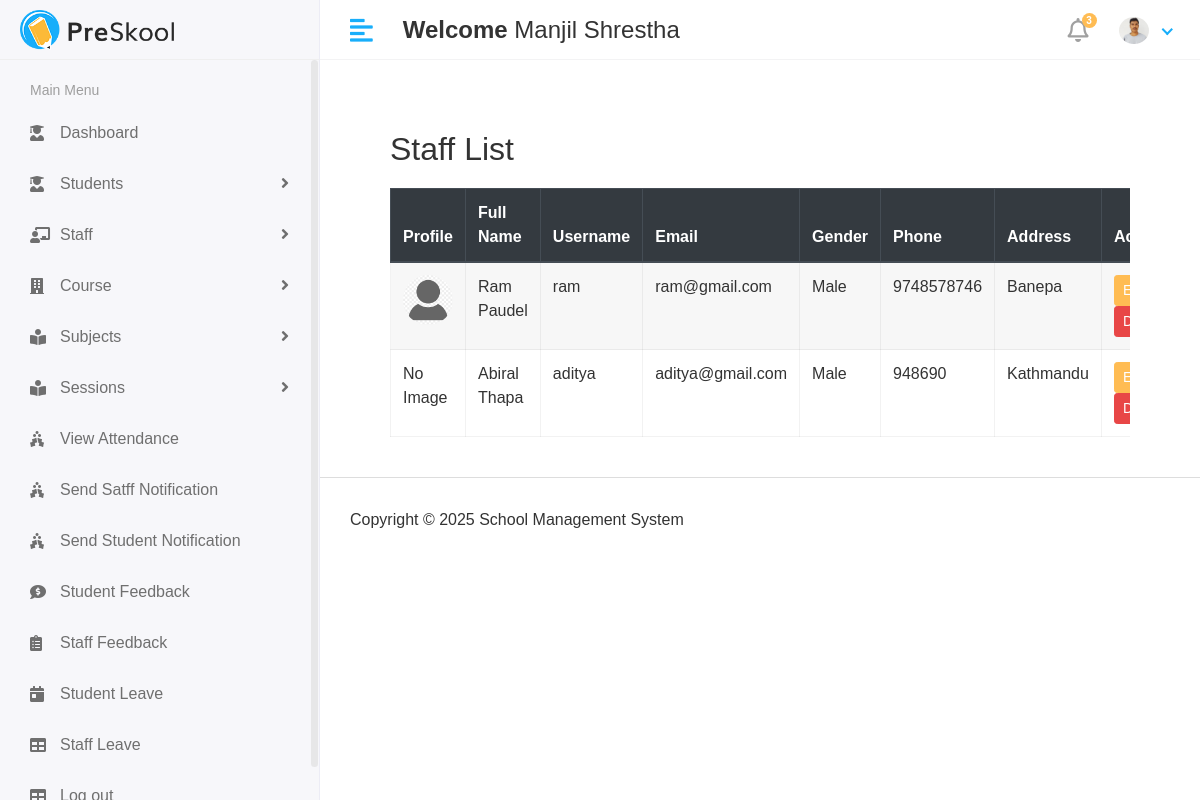
Page /Hod/Staff/view (signed in) on the committed database.
### app/models.py (models this page shows, shortened)
class CustomUser(AbstractUser):
   USER= (
      (1,'hod'),
      (2,'staff'),
      (3,'student'),
    )
   user_type=models.CharField(choices=USER,max_length=50,default=1)
   profile_pic = models.ImageField(upload_to='media/profile_pics')

class staff(models.Model):
    admin = models.OneToOneField(CustomUser, on_delete=models.DO_NOTHING)
    address = models.TextField()
    gender = models.CharField(max_length=10)
    phone_number = models.TextField()
    created_at = models.DateField(auto_now_add=True)
    updated_at = models.DateField(auto_now=True)

### school_management_system/Hod_Views.py (the view)
# urls.py: path('Hod/Staff/view',Hod_Views.view_staff,name='view_staff'),
@login_required(login_url='/')
def view_staff(request):
    staff_members = staff.objects.all()
    context = {
        'staff_members': staff_members,
    }
    return render(request, 'Hod/view_staff.html',context)

### templates/Hod/view_staff.html (shortened to what this page needs)
{% extends 'base.html'%}
{% block content %}
<div class="container" style="padding: 40px; font-family: Arial, sans-serif;">
    <h2 style="color: #333; margin-bottom: 20px;">Staff List</h2>
    <div class="table-responsive">
        <table id="studentTable" class="table table-striped table-bordered" style="width: 100%; background: #fff;">
            <thead class="thead-dark">
                <tr>
                    <th>Profile</th>
                    <th>Full Name</th>
                    <th>Username</th>
                    <th>Email</th>
                    <th>Gender</th>
                    <th>Phone</th>
                    <th>Address</th>
                    <th>Actions</th>
                </tr>
            </thead>
            <tbody>
                {% for i in staff_members %}
                <tr>
                    <td>
                        {% if i.admin.profile_pic %}
                            <img src="{{ i.admin.profile_pic.url }}" width="50" height="50" class="rounded-circle">
                        {% else %}
                            No Image
                        {% endif %}
                    </td>
                    <td>{{ i.admin.first_name }} {{ i.admin.last_name }}</td>
                    <td>{{ i.admin.username }}</td>
                    <td>{{ i.admin.email }}</td>
                    <td>{{ i.gender }}</td>
                    <td>{{ i.phone_number }}</td>
                    <td>{{ i.address }}</td>
                    <td>
                        <a href="{%url 'edit_staff' i.id%}" class="btn btn-primary btn-sm">Edit</a>
                        <a href="{% url 'delete_staff' i.admin.id%}" class="btn btn-danger btn-sm" onclick="return confirm('Are you sure you want to delete this staff?');">Delete</a>
                    </td>
                </tr>
                {% endfor %}
            </tbody>
        </table>
    </div>
</div>
{% endblock %}

### templates/includes/header.html (shortened to what this page needs)
{% load static %}
<div class="header">
            <div class="header-left">
               <a href="" class="logo">
               <img src="{% static 'assets/img/logo.png'%}" alt="Logo">
               </a>
            </div>
            <a href="javascript:void(0);" id="toggle_btn">
            <i class="fas fa-align-left"></i>
            </a>
            <div class="top-nav-search mt-3" >
               <h4><strong>Welcome</strong>&nbsp;<span>{{user.first_name}} {{user.last_name}}</span></h4>
            </div>
            <ul class="nav user-menu">
               <li class="nav-item dropdown noti-dropdown">
                  <a href="#" class="dropdown-toggle nav-link" data-toggle="dropdown">
                  <i class="far fa-bell"></i> <span class="badge badge-pill">3</span>
                  </a>
               </li>
               <li class="nav-item dropdown has-arrow">
                  <a href="#" class="dropdown-toggle nav-link" data-toggle="dropdown">
                    <span class="user-img">
                     {% if user.profile_pic and user.profile_pic.url %}
                        <span class="user-img">
                           <img class="rounded-circle" src="{{ user.profile_pic.url }}" width="30" alt="Profile">
                        </span>
                     {% else %}
                        <span class="user-img">
                           <img class="rounded-circle" src="{% static 'assets/img/noimg.png' %}" width="30" alt="Profile">
                           <span class="status online"></span>
                        </span>
                     {% endif %}
                                 </span>
                  </a>
               </li>
            </ul>
         </div>

### static/assets/css/style.css (style rules this page uses)
html { height: 100%; }
body { background-color: #fff; color: #333; font-family: 'Poppins', sans-serif; font-size: 1rem; height: 100%; line-height: 1.5; overflow-x: hidden; }
h1, h2, h3, h4, h5, h6 { font-family: 'Poppins', sans-serif; margin-top: 0; }
a { color: #009ce7; }
input, button, a { transition: all 0.4s ease; -moz-transition: all 0.4s ease; -o-transition: all 0.4s ease; -ms-transition: all 0.4s ease; -webkit-transition: all 0.4s ease; }
ul, ol { padding: 0px; list-style: none; }
.table { color: #333; max-width: 100%; margin-bottom: 0; width: 100%; }
.table-striped > tbody > tr:nth-of-type(2n+1) { background-color: #f8f9fa; }
.table thead tr th { font-weight: 600; }
.table tbody tr { border-bottom: 1px solid rgba(0, 0, 0, 0.05); }
.table-striped thead tr { border-color: transparent; }
.table-striped tbody tr { border-color: transparent; }
.table-striped tbody tr:nth-of-type(even) { background-color: rgba(255, 255, 255, 0.3); }
.table-striped tbody tr:nth-of-type(odd) { background-color: rgba(235, 235, 235, 0.4); }
.table-bordered { border: 1px solid rgba(0, 0, 0, 0.05) !important; }
.table-bordered th, .table-bordered td { border-color: rgba(0, 0, 0, 0.05); }
.btn-primary { background-color: #FFBC53; border: 1px solid #FFBC53; }
.btn-danger { background-color: #e84646; border: 1px solid #e84646; }
.header { background-color: #fff; border-bottom: 1px solid #f3f3f4; left: 0; position: fixed; right: 0; top: 0; z-index: 1001; height: 60px; }
.header .header-left { float: left; height: 60px; padding: 0 20px; position: relative; width: 320px; z-index: 1; transition: all 0.2s ease-in-out; background-color: #f7f7fa; border-bottom: 1px solid #efefef; border-right: 1px solid #ececf5; display: flex; align-items: center; }
.header .header-left .logo { display: inline-block; line-height: 60px; }
.header .header-left .logo img { max-height: 40px; width: auto; }
.header .dropdown-toggle:after { display: none; }
.header .has-arrow .dropdown-toggle:after { border-top: 0; border-left: 0; border-bottom: 2px solid #18aefa; border-right: 2px solid #18aefa; content: ''; height: 8px; display: inline-block; pointer-events: none; -webkit-transform-origin: 66% 66%; -ms-transform-origin: 66% 66%; transform-origin: 66% 66%; -webkit-transform: rotate(45deg); -ms-transform: rotate(45deg); transform: rotate(45deg); -webkit-transition: all 0.15s ease-in-out; transition: all 0.15s ease-in-out; width: 8px; vertical-align: 0px; }
.user-menu { float: right; margin: 0; position: relative; z-index: 99; padding-right: 15px; }
.user-menu.nav > li > a { color: #a0a0a0; font-size: 14px; line-height: 58px; padding: 0 15px; height: 60px; }
.user-img { margin-right: 3px; position: relative; }
.top-nav-search { float: left; margin-left: 15px; }
.user-menu.nav > li > a .badge { background-color: #FFBC53; display: block; font-size: 10px; font-weight: bold; height: 15px; width: 15px; position: absolute; right: 7px; top: 13px; color: #fff; padding: 3px; }
.user-menu.nav > li > a > i { font-size: 1.5rem; line-height: 60px; }
@media (min-width: 992px) { #toggle_btn { align-items: center; color: #18aefa; display: inline-flex; float: left; font-size: 26px; height: 60px; justify-content: center; margin-left: 15px; padding: 0 15px; } }

### rows in the picture
CustomUser: first_name "Manjil", last_name "Shrestha", profile_pic (picture)
staff: admin.profile_pic (placeholder picture), admin.first_name "Ram", admin.last_name "Paudel", admin.username "ram", admin.email "ram@gmail.com", gender "Male", phone_number "9748578746", address "Banepa"
staff: shows "No Image", admin.first_name "Abiral", admin.last_name "Thapa", admin.username "aditya", admin.email "aditya@gmail.com", gender "Male", phone_number "948690", address "Kathmandu"
